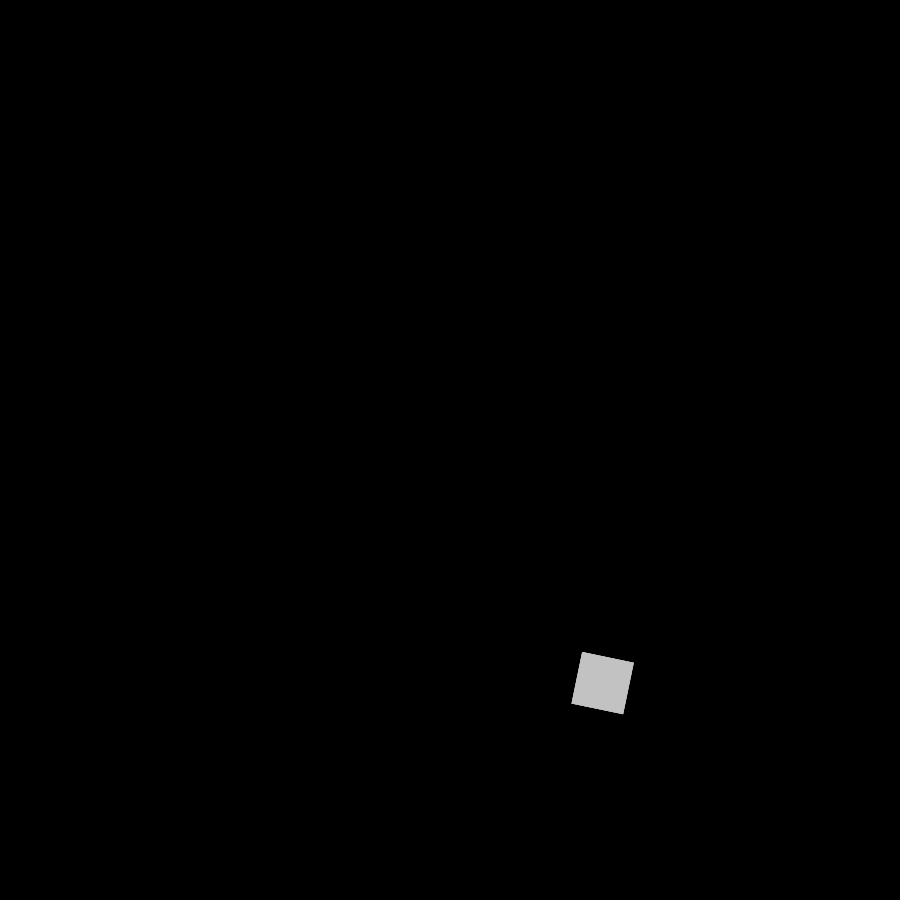
Frame 1 (no input)
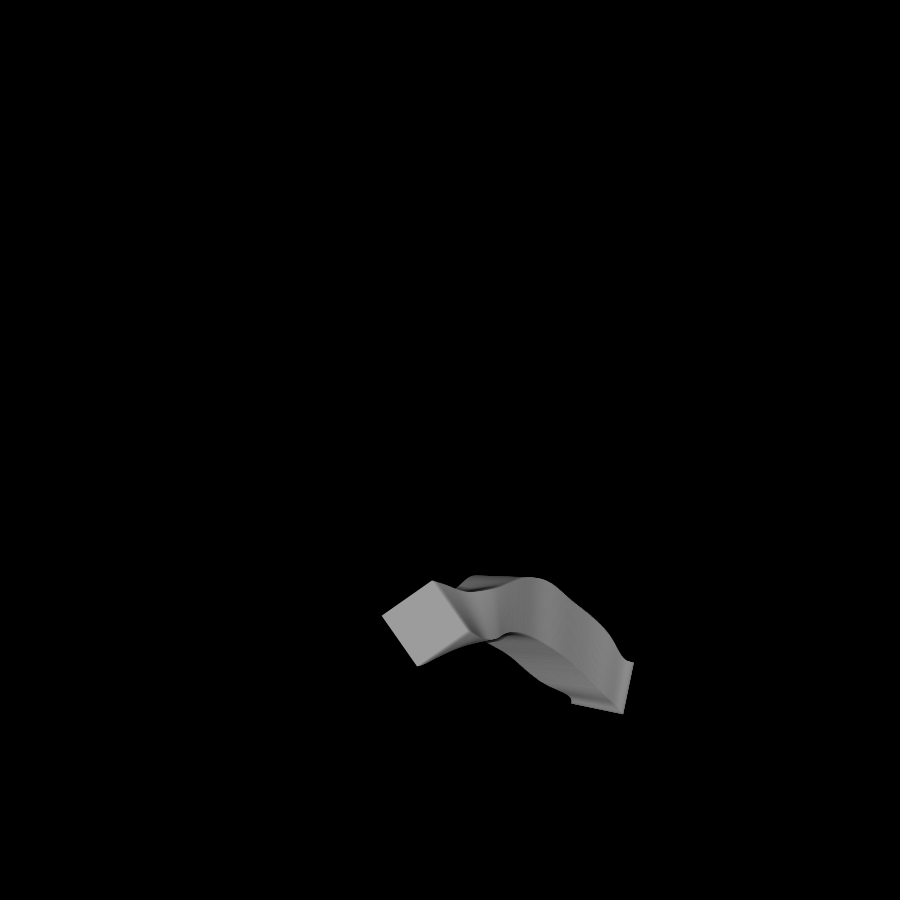
Frame 60 (no input)
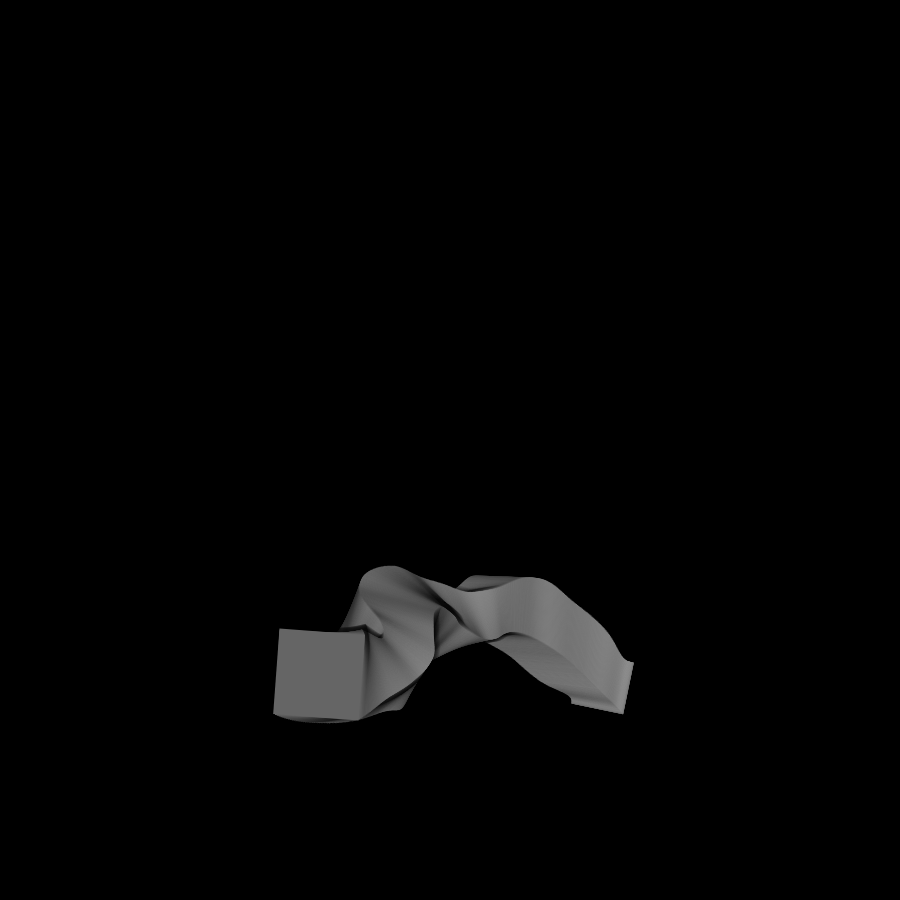
Frame 120 (the mouse pressed at the canvas centre since frame 60)

The p5.js sketch that drew these frames (run headless with seeded random() and noise() and a simulated clock; from frame 60 on, the mouse is pressed at the canvas centre):

// p5.js sketch
// ── sketch.js
var nx = 0;
var ny = 10000;
var nz = 50000;
var nc = 20000;
var na = 30000;
var nInc = 0.00125;
var fillColor = 0;
var angle = 0;

function setup() {
    createCanvas(900, 900);
    rectMode(CENTER);
    noStroke();
    background(0);
    // frameRate(30);
}

function draw() {
    for (var i = 0; i < 4; i++) {
        var x = noise(nx) * width;
        var y = noise(ny) * height;
        var s = map(noise(nz), 0, 1, 5, 150);
        
        push();
        translate(x, y);
        rotate(noise(na) * TAU * 4);
        fill(0, 16);
        rect(0, 0, s * 1.125, s * 1.125);
        fill(noise(nc) * 256);
        rect(0, 0, s, s);
        pop();
        
        nx += nInc;
        ny += nInc;
        nz += nInc * 4;
        nc += nInc * 4;
        na += nInc * 1;
        fillColor = (fillColor + 1) % 360;
    }
}
